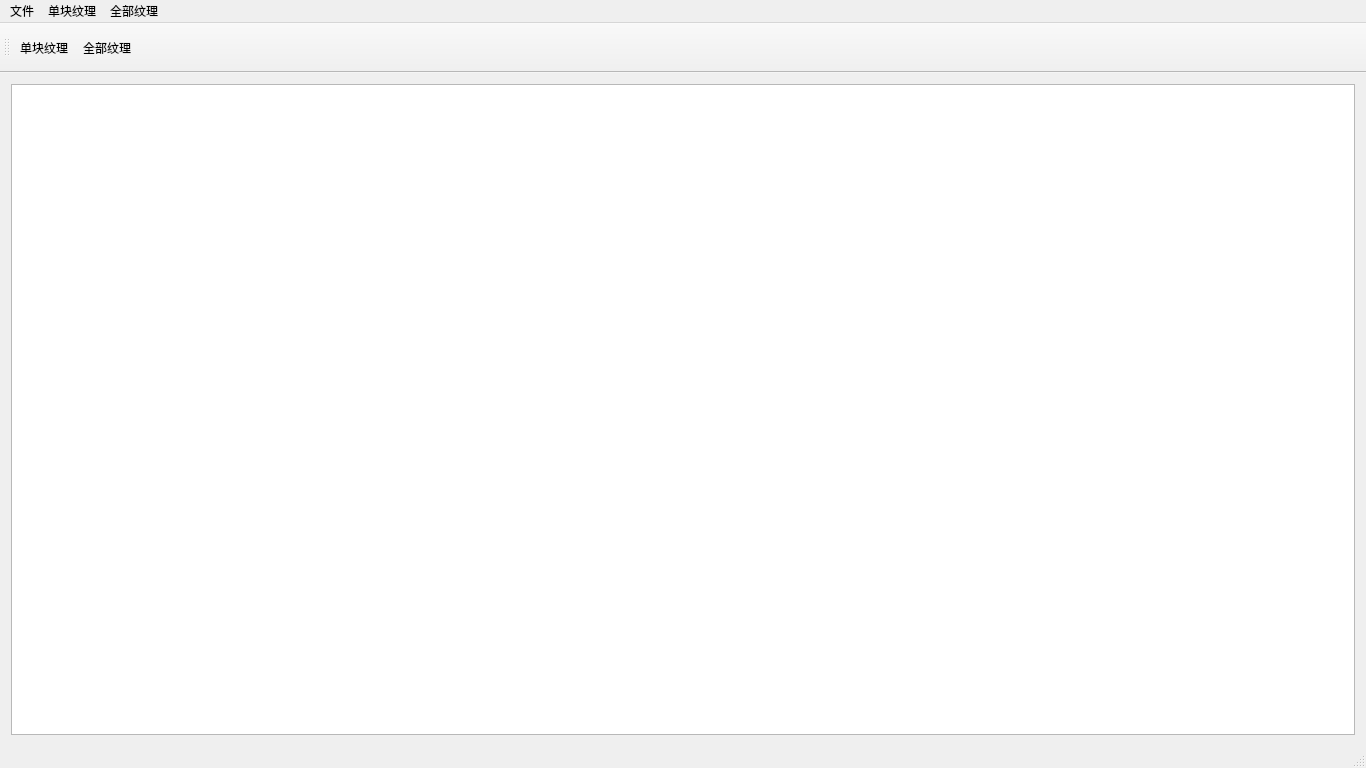
<?xml version="1.0" encoding="UTF-8"?>
<ui version="4.0">
 <class>War3TerrainImageShowClass</class>
 <widget class="QMainWindow" name="War3TerrainImageShowClass">
  <property name="geometry">
   <rect>
    <x>0</x>
    <y>0</y>
    <width>1366</width>
    <height>768</height>
   </rect>
  </property>
  <property name="sizePolicy">
   <sizepolicy hsizetype="Expanding" vsizetype="Expanding">
    <horstretch>0</horstretch>
    <verstretch>0</verstretch>
   </sizepolicy>
  </property>
  <property name="windowTitle">
   <string>War3TerrainImageShow</string>
  </property>
  <widget class="QWidget" name="centralWidget">
   <property name="sizePolicy">
    <sizepolicy hsizetype="Expanding" vsizetype="Expanding">
     <horstretch>0</horstretch>
     <verstretch>0</verstretch>
    </sizepolicy>
   </property>
   <layout class="QGridLayout" name="gridLayout_3">
    <item row="0" column="0">
     <widget class="QGraphicsView" name="graphicsView"/>
    </item>
   </layout>
  </widget>
  <widget class="QStatusBar" name="statusBar"/>
  <widget class="QMenuBar" name="menuBar">
   <property name="geometry">
    <rect>
     <x>0</x>
     <y>0</y>
     <width>1366</width>
     <height>37</height>
    </rect>
   </property>
   <widget class="QMenu" name="menu">
    <property name="title">
     <string>文件</string>
    </property>
   </widget>
   <widget class="QMenu" name="menu_SingleTerrain">
    <property name="title">
     <string>单块纹理</string>
    </property>
   </widget>
   <widget class="QMenu" name="menu_AllTerrain">
    <property name="title">
     <string>全部纹理</string>
    </property>
   </widget>
   <addaction name="menu"/>
   <addaction name="menu_SingleTerrain"/>
   <addaction name="menu_AllTerrain"/>
  </widget>
  <widget class="QToolBar" name="toolBar">
   <property name="minimumSize">
    <size>
     <width>1366</width>
     <height>50</height>
    </size>
   </property>
   <property name="maximumSize">
    <size>
     <width>1366</width>
     <height>50</height>
    </size>
   </property>
   <property name="windowTitle">
    <string>toolBar</string>
   </property>
   <attribute name="toolBarArea">
    <enum>TopToolBarArea</enum>
   </attribute>
   <attribute name="toolBarBreak">
    <bool>false</bool>
   </attribute>
   <addaction name="Action_SingleTerrain"/>
   <addaction name="Action_ALLTerrain"/>
  </widget>
  <action name="Action_SingleTerrain">
   <property name="text">
    <string>单块纹理</string>
   </property>
   <property name="toolTip">
    <string>&lt;html&gt;&lt;head/&gt;&lt;body&gt;&lt;p&gt;处理单独的一块纹理直到完成&lt;/p&gt;&lt;/body&gt;&lt;/html&gt;</string>
   </property>
   <property name="shortcut">
    <string>1</string>
   </property>
  </action>
  <action name="Action_ALLTerrain">
   <property name="text">
    <string>全部纹理</string>
   </property>
   <property name="toolTip">
    <string>&lt;html&gt;&lt;head/&gt;&lt;body&gt;&lt;p&gt;处理剩余的全部纹理。&lt;/p&gt;&lt;/body&gt;&lt;/html&gt;</string>
   </property>
   <property name="shortcut">
    <string>2</string>
   </property>
  </action>
 </widget>
 <layoutdefault spacing="6" margin="11"/>
 <resources>
  <include location="war3terrainimageshow.qrc"/>
 </resources>
 <connections/>
</ui>
